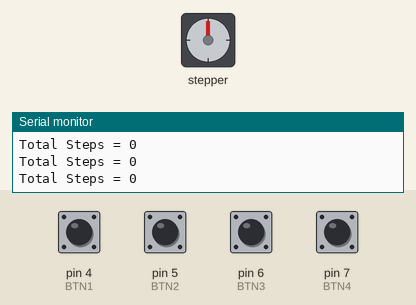
A sketch run on a simulated Arduino Uno, built with avr-gcc and run on an emulated ATmega328P. Parts: stepper motor, the last lines printed to the serial monitor. Wiring (inferred from the names in the program): stepper motor driver (200 steps per turn assumed): step pin 2; direction pin 3. Inputs (shaded band) come from the test bench; at power-on: pin 4 (BTN1), pin 5 (BTN2), pin 6 (BTN3), pin 7 (BTN4) HIGH.

Above: at 1.2 s.
1.3 s: pin 4 (BTN1) pulled LOW for 0.15 s
At 2.0 s:
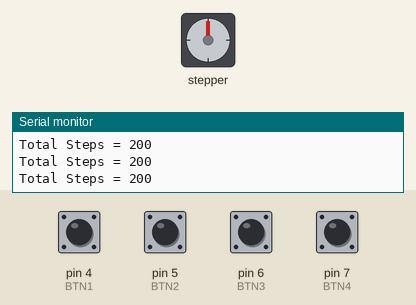
3.0 s: pin 5 (BTN2) pulled LOW for 1 s
At 3.7 s:
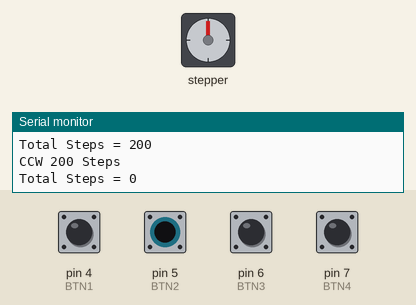
5.5 s: pin 6 (BTN3) pulled LOW for 0.15 s
At 7.8 s:
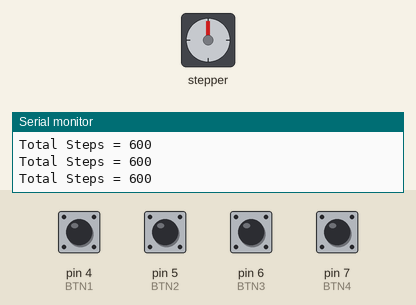
8.1 s: pin 6 (BTN3) pulled LOW for 1 s
At 9.8 s:
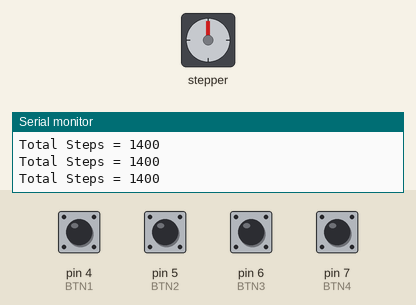
12.1 s: pin 5 (BTN2) pulled LOW for 0.15 s
At 12.8 s:
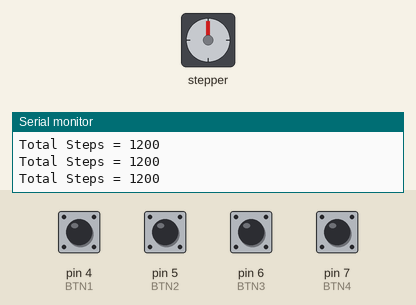
Timing chart, 0 to 15.1 s (numbered marks = the images above; inputs shaded):
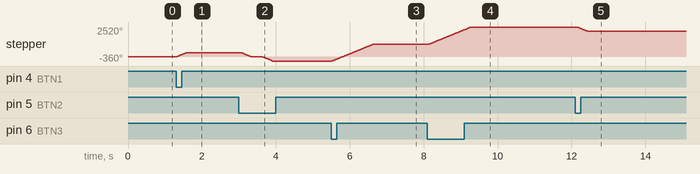

The sketch:

StepperMotorPrecisionPositioner.ino
```cpp
#define STEP_PIN 2
#define DIR_PIN 3

#define BTN1 4
#define BTN2 5
#define BTN3 6
#define BTN4 7

long totalSteps = 0;

void stepMotor(int steps, bool dir)
{
  digitalWrite(DIR_PIN, dir);

  for (int i = 0; i < steps; i++)
  {
    digitalWrite(STEP_PIN, HIGH);
    delayMicroseconds(700);

    digitalWrite(STEP_PIN, LOW);
    delayMicroseconds(700);
  }

  if (dir)
    totalSteps += steps;
  else
    totalSteps -= steps;
}

void setup()
{
  Serial.begin(9600);

  pinMode(STEP_PIN, OUTPUT);
  pinMode(DIR_PIN, OUTPUT);

  pinMode(BTN1, INPUT_PULLUP);
  pinMode(BTN2, INPUT_PULLUP);
  pinMode(BTN3, INPUT_PULLUP);
  pinMode(BTN4, INPUT_PULLUP);

  Serial.println("Stepper Controller Ready");
}

void loop()
{
  if (digitalRead(BTN1) == LOW)
  {
    stepMotor(200, HIGH);     // Clockwise
    Serial.println("CW 200 Steps");
    delay(250);
  }

  if (digitalRead(BTN2) == LOW)
  {
    stepMotor(200, LOW);      // Counter Clockwise
    Serial.println("CCW 200 Steps");
    delay(250);
  }

  if (digitalRead(BTN3) == LOW)
  {
    stepMotor(800, HIGH);     // One Revolution CW
    Serial.println("1 Revolution CW");
    delay(250);
  }

  if (digitalRead(BTN4) == LOW)
  {
    totalSteps = 0;           // Home Position
    Serial.println("HOME SET");
    delay(250);
  }

  Serial.print("Total Steps = ");
  Serial.println(totalSteps);

  delay(50);
}
```

Measured:
- after the input at 1.3 s, stepper: turns 360° clockwise in 0.28 s, starting at once
- after the input at 3.0 s, stepper: turns 720° counter-clockwise in 0.86 s, starting at once
- after the input at 5.5 s, stepper: turns 1440° clockwise in 1.1 s, starting at once
- after the input at 8.1 s, stepper: turns 1440° clockwise in 1.1 s, starting after 0.05 s
- after the input at 12.1 s, stepper: turns 360° counter-clockwise in 0.28 s, starting at once
